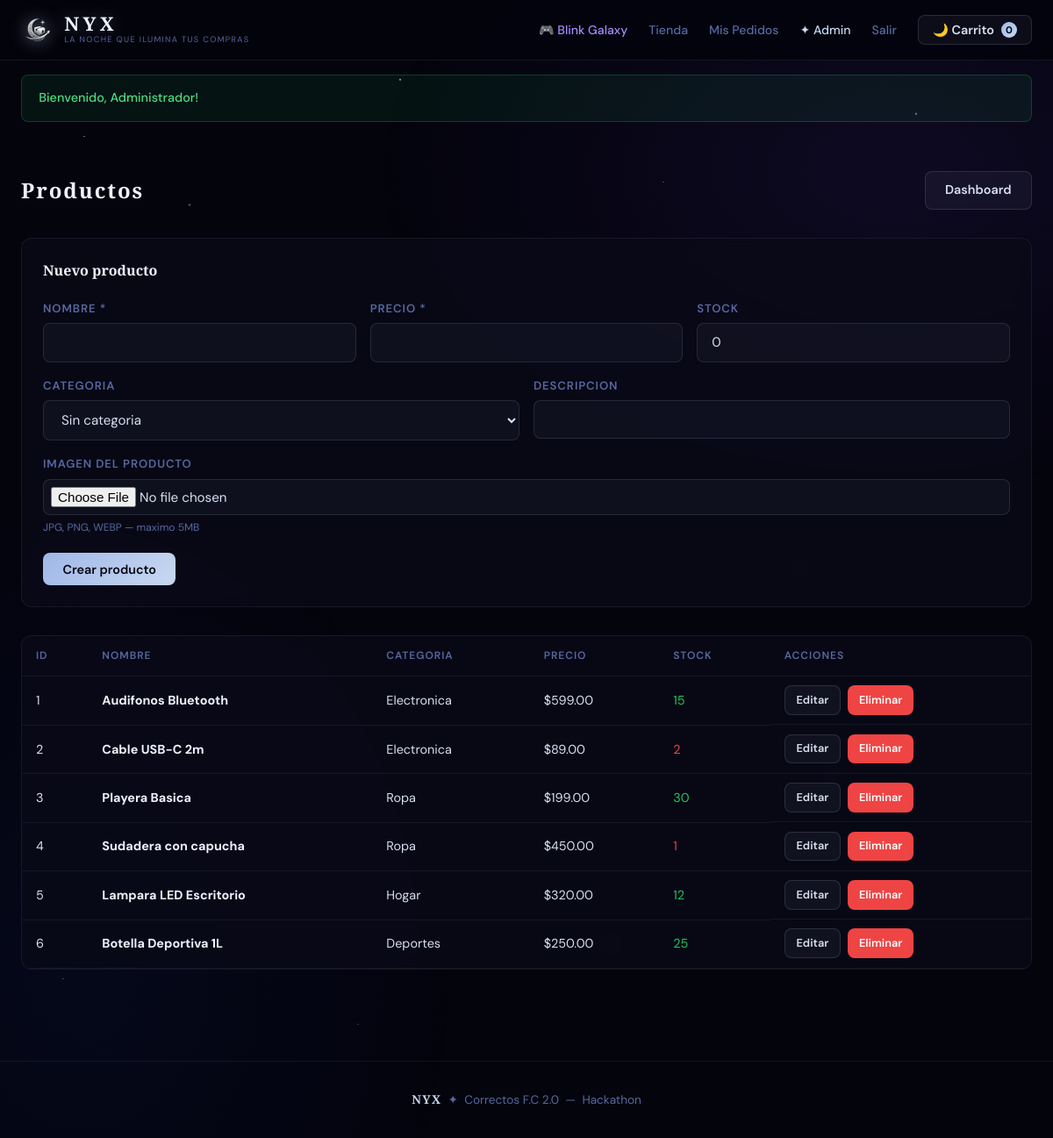
/admin/products.php (signed in), run on the app's committed database.
### tables this page shows
CREATE TABLE products (
    id INT AUTO_INCREMENT PRIMARY KEY,
    category_id INT,
    name VARCHAR(200) NOT NULL,
    description TEXT,
    price DECIMAL(10,2) NOT NULL,
    stock INT DEFAULT 0,
    image VARCHAR(255),
    created_at TIMESTAMP DEFAULT CURRENT_TIMESTAMP,
    FOREIGN KEY (category_id) REFERENCES categories(id) ON DELETE SET NULL
);

CREATE TABLE categories (
    id INT AUTO_INCREMENT PRIMARY KEY,
    name VARCHAR(100) NOT NULL,
    slug VARCHAR(100) NOT NULL UNIQUE
);

### includes/config.php (called while the page is built, shortened)
<?php
function e($str) { return htmlspecialchars($str ?? '', ENT_QUOTES, 'UTF-8'); }
function precio($n) { return '$'.number_format($n, 2); }

### admin/products.php (the view, shortened to what this page needs)
<?php
require_once '../includes/config.php';
$db = getDB();
$editing = null;
$products   = $db->query("SELECT p.*, c.name AS cat_name FROM products p LEFT JOIN categories c ON p.category_id=c.id ORDER BY p.created_at DESC")->fetchAll();
require_once '../includes/header.php';
?>
<div class="container">
<div class="page-content">
<div class="page-header">
  <h1 class="page-title">Productos</h1>
  <a href="index.php" class="btn btn-secondary">Dashboard</a>
</div>
<div class="card" style="margin-bottom:2rem">
  <div class="card-body">
    <h2 style="font-family:'Cinzel',serif;font-size:1rem;font-weight:700;color:var(--moon);margin-bottom:1.2rem">
      <?= $editing ? 'Editar producto' : 'Nuevo producto' ?>
    </h2>
    <form method="POST" enctype="multipart/form-data">
      <div class="grid-3" style="gap:1rem">
        <div class="form-group" style="margin:0">
          <label class="form-label">Nombre *</label>
          <input type="text" name="name" class="form-control" required value="<?= e($editing['name']??'') ?>">
        </div>
        <div class="form-group" style="margin:0">
          <label class="form-label">Precio *</label>
          <input type="number" name="price" class="form-control" step="0.01" min="0.01" required value="<?= e($editing['price']??'') ?>">
        </div>
        <div class="form-group" style="margin:0">
          <label class="form-label">Stock</label>
          <input type="number" name="stock" class="form-control" min="0" value="<?= e($editing['stock']??0) ?>">
        </div>
      </div>
      <div class="grid-2" style="gap:1rem;margin-top:1rem">
        <div class="form-group" style="margin:0">
          <label class="form-label">Categoria</label>
          <select name="category_id" class="form-control">
            <option value="">Sin categoria</option>
          </select>
        </div>
        <div class="form-group" style="margin:0">
          <label class="form-label">Descripcion</label>
          <input type="text" name="description" class="form-control" value="<?= e($editing['description']??'') ?>">
        </div>
      </div>
      <div class="form-group" style="margin-top:1rem">
        <label class="form-label">Imagen del producto</label>
        <div style="display:flex;gap:1rem;align-items:center;flex-wrap:wrap">
          <div style="flex:1">
            <input type="file" name="image" accept="image/*" class="form-control" style="padding:0.5rem;cursor:pointer">
            <p style="font-size:0.75rem;color:var(--muted);margin-top:0.3rem">
              JPG, PNG, WEBP — maximo 5MB
            </p>
          </div>
        </div>
      </div>
      <div style="margin-top:1.2rem;display:flex;gap:0.8rem">
        <button type="submit" class="btn btn-primary"><?= $editing ? 'Guardar cambios' : 'Crear producto' ?></button>
      </div>
    </form>
  </div>
</div>
<div class="card">
  <div class="table-wrap">
    <table>
      <thead><tr><th>ID</th><th>Nombre</th><th>Categoria</th><th>Precio</th><th>Stock</th><th>Acciones</th></tr></thead>
      <tbody>
        <?php foreach ($products as $p): ?>
          <tr>
            <td><?= $p['id'] ?></td>
            <td><strong style="color:var(--moon)"><?= e($p['name']) ?></strong></td>
            <td><?= e($p['cat_name']??'—') ?></td>
            <td><?= precio($p['price']) ?></td>
            <td><span style="color:<?= $p['stock']<=3?'var(--danger)':'var(--success)' ?>"><?= $p['stock'] ?></span></td>
            <td style="display:flex;gap:0.5rem;padding-block:0.65rem">
              <a href="products.php?edit=<?= $p['id'] ?>" class="btn btn-secondary btn-sm">Editar</a>
              <a href="products.php?delete=<?= $p['id'] ?>" class="btn btn-danger btn-sm"
                 onclick="return confirm('Eliminar este producto?')">Eliminar</a>
            </td>
          </tr>
        <?php endforeach; ?>
      </tbody>
    </table>
  </div>
</div>
</div>
</div>
<?php require_once '../includes/footer.php'; ?>

### data on the page
products: id "1", name "Audifonos Bluetooth", category.name "Electronica", price "$599.00", stock "15"
products: id "2", name "Cable USB-C 2m", category.name "Electronica", price "$89.00", stock "2"
products: id "3", name "Playera Basica", category.name "Ropa", price "$199.00", stock "30"
products: id "4", name "Sudadera con capucha", category.name "Ropa", price "$450.00", stock "1"
products: id "5", name "Lampara LED Escritorio", category.name "Hogar", price "$320.00", stock "12"
products: id "6", name "Botella Deportiva 1L", category.name "Deportes", price "$250.00", stock "25"

### other printed values
$cartCount "0"
$flash['msg'] "Bienvenido, Administrador!"
